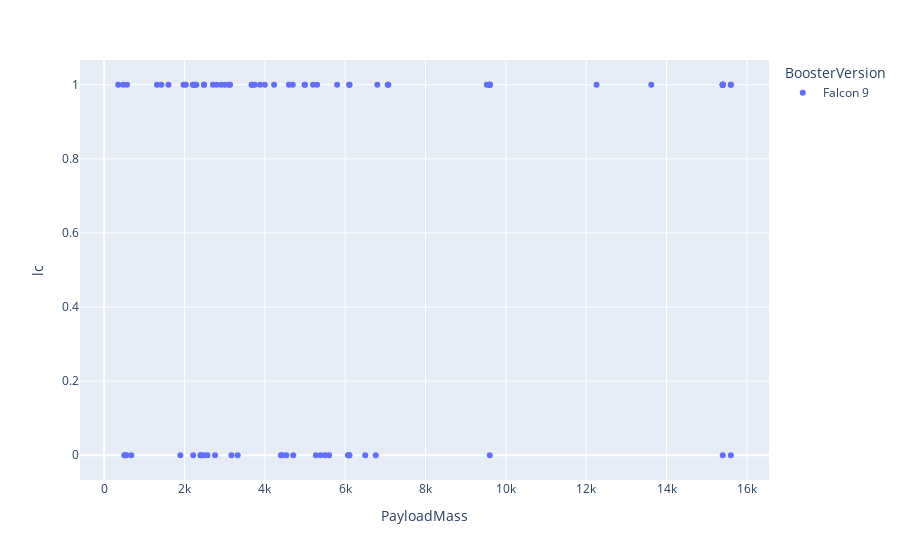

Notebook source saved alongside this figure:
### Code cell
fig = px.scatter(spacex_df, x='PayloadMass', y='lc', color='BoosterVersion')
fig.show()

### Figure 1 — Plotly figure (JSON) as saved in the notebook; plotly's stock layout.template omitted (floating-point values rounded to 4 significant figures)
{"data": [{"hovertemplate": "BoosterVersion=Falcon 9<br>PayloadMass=%{x}<br>lc=%{y}<extra></extra>", "legendgroup": "Falcon 9", "marker": {"color": "#636efa", "symbol": "circle"}, "mode": "markers", "name": "Falcon 9", "orientation": "v", "showlegend": true, "type": "scatter", "x": [6105.0, 525, 677, 500, 3170, 3325, 2296, 1316, 4535, 4428, 2216, 2395, 570, 1898, 4707, 2477, 2034, 553, 5271, 3136, 4696, 3100, 2257, 4600, 5500, 9600, 2490, 5600, 5300, 6105.0, 6070, 2708, 3669, 9600, 6761, 2910, 475, 4990, 9600, 5200, 3700, 2205, 9600, 6105.0, 4230, 6092, 9600, 2760, 350, 3750, 5384.0, 2410, 7076, 9600, 5800, 7060, 2800, 3000, 4000, 2573, 4400, 9600, 12259, 2482, 13620, 1425, 2228.0, 6500, 15600, 5000, 6800, 15400, 6105.0, 15600, 15400, 1977, 15600, 15400, 9525, 15400, 15400, 3880, 6105.0, 15400, 1600, 15400, 15400, 15400, 15400, 3681], "xaxis": "x", "y": [0, 0, 0, 0, 0, 0, 1, 1, 0, 0, 0, 0, 1, 0, 0, 0, 1, 0, 0, 1, 1, 1, 1, 1, 0, 1, 1, 0, 1, 1, 0, 1, 1, 1, 0, 1, 1, 1, 1, 1, 1, 1, 1, 1, 1, 0, 0, 0, 1, 1, 0, 0, 1, 1, 1, 1, 1, 1, 1, 0, 0, 1, 1, 1, 1, 1, 1, 0, 1, 1, 1, 1, 0, 1, 0, 1, 0, 1, 1, 1, 1, 1, 1, 1, 1, 1, 1, 1, 1, 1], "yaxis": "y"}], "layout": {"autosize": true, "legend": {"title": {"text": "BoosterVersion"}, "tracegroupgap": 0}, "margin": {"t": 60}, "xaxis": {"anchor": "y", "autorange": true, "domain": [0, 1], "range": [-584.0, 16530.0], "title": {"text": "PayloadMass"}, "type": "linear"}, "yaxis": {"anchor": "x", "autorange": true, "domain": [0, 1], "range": [-0.0709, 1.071], "title": {"text": "lc"}, "type": "linear"}}}
